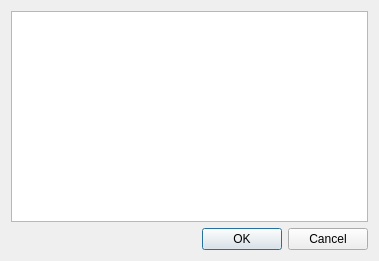
<?xml version="1.0" encoding="UTF-8"?>
<ui version="4.0">
 <class>DeviceListDialog</class>
 <widget class="QDialog" name="DeviceListDialog">
  <property name="geometry">
   <rect>
    <x>0</x>
    <y>0</y>
    <width>379</width>
    <height>261</height>
   </rect>
  </property>
  <property name="windowTitle">
   <string>Dialog</string>
  </property>
  <layout class="QVBoxLayout" name="verticalLayout_2">
   <item>
    <widget class="QListWidget" name="deviceListWidget"/>
   </item>
   <item>
    <widget class="QDialogButtonBox" name="buttonBox">
     <property name="orientation">
      <enum>Qt::Horizontal</enum>
     </property>
     <property name="standardButtons">
      <set>QDialogButtonBox::Cancel|QDialogButtonBox::Ok</set>
     </property>
    </widget>
   </item>
  </layout>
 </widget>
 <resources/>
 <connections>
  <connection>
   <sender>buttonBox</sender>
   <signal>rejected()</signal>
   <receiver>DeviceListDialog</receiver>
   <slot>reject()</slot>
   <hints>
    <hint type="sourcelabel">
     <x>316</x>
     <y>260</y>
    </hint>
    <hint type="destinationlabel">
     <x>286</x>
     <y>274</y>
    </hint>
   </hints>
  </connection>
  <connection>
   <sender>buttonBox</sender>
   <signal>accepted()</signal>
   <receiver>DeviceListDialog</receiver>
   <slot>accept()</slot>
   <hints>
    <hint type="sourcelabel">
     <x>248</x>
     <y>254</y>
    </hint>
    <hint type="destinationlabel">
     <x>157</x>
     <y>274</y>
    </hint>
   </hints>
  </connection>
 </connections>
</ui>
